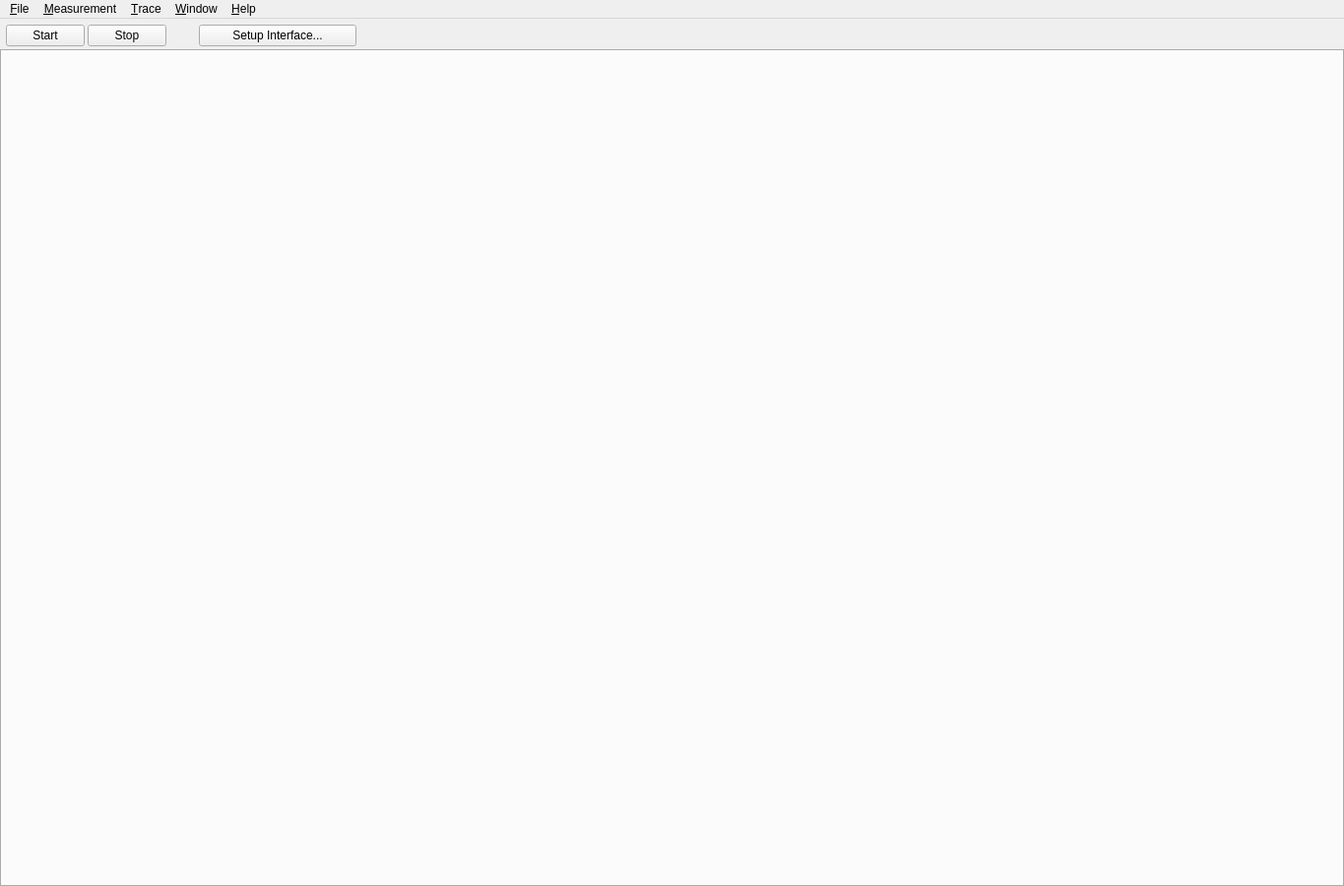
<?xml version="1.0" encoding="UTF-8"?>
<ui version="4.0">
 <class>MainWindow</class>
 <widget class="QMainWindow" name="MainWindow">
  <property name="windowModality">
   <enum>Qt::NonModal</enum>
  </property>
  <property name="geometry">
   <rect>
    <x>0</x>
    <y>0</y>
    <width>1365</width>
    <height>900</height>
   </rect>
  </property>
  <property name="windowTitle">
   <string>CANgaroo</string>
  </property>
  <property name="documentMode">
   <bool>false</bool>
  </property>
  <property name="unifiedTitleAndToolBarOnMac">
   <bool>true</bool>
  </property>
  <widget class="QWidget" name="centralwidget">
   <layout class="QVBoxLayout" name="verticalLayout">
    <property name="spacing">
     <number>3</number>
    </property>
    <property name="leftMargin">
     <number>0</number>
    </property>
    <property name="topMargin">
     <number>0</number>
    </property>
    <property name="rightMargin">
     <number>0</number>
    </property>
    <property name="bottomMargin">
     <number>0</number>
    </property>
    <item>
     <layout class="QHBoxLayout" name="horizontalLayoutControls">
      <property name="leftMargin">
       <number>6</number>
      </property>
      <property name="topMargin">
       <number>6</number>
      </property>
      <property name="rightMargin">
       <number>6</number>
      </property>
      <item>
       <widget class="QPushButton" name="btnStartMeasurement">
        <property name="text">
         <string>Start</string>
        </property>
       </widget>
      </item>
      <item>
       <widget class="QPushButton" name="btnStopMeasurement">
        <property name="text">
         <string>Stop</string>
        </property>
       </widget>
      </item>
      <item>
       <spacer name="horizontalSpacer">
        <property name="orientation">
         <enum>Qt::Horizontal</enum>
        </property>
        <property name="sizeType">
         <enum>QSizePolicy::Fixed</enum>
        </property>
        <property name="sizeHint" stdset="0">
         <size>
          <width>30</width>
          <height>20</height>
         </size>
        </property>
       </spacer>
      </item>
      <item>
       <widget class="QPushButton" name="btnSetupMeasurement">
        <property name="minimumSize">
         <size>
          <width>160</width>
          <height>0</height>
         </size>
        </property>
        <property name="text">
         <string>Setup Interface...</string>
        </property>
       </widget>
      </item>
      <item>
       <spacer name="horizontalSpacer_Controls">
        <property name="orientation">
         <enum>Qt::Horizontal</enum>
        </property>
        <property name="sizeHint" stdset="0">
         <size>
          <width>40</width>
          <height>20</height>
         </size>
        </property>
       </spacer>
      </item>
     </layout>
    </item>
    <item>
     <widget class="QTabWidget" name="mainTabs">
      <property name="autoFillBackground">
       <bool>false</bool>
      </property>
      <property name="tabPosition">
       <enum>QTabWidget::South</enum>
      </property>
      <property name="tabShape">
       <enum>QTabWidget::Rounded</enum>
      </property>
      <property name="currentIndex">
       <number>-1</number>
      </property>
      <property name="elideMode">
       <enum>Qt::ElideNone</enum>
      </property>
      <property name="tabsClosable">
       <bool>false</bool>
      </property>
      <property name="movable">
       <bool>true</bool>
      </property>
     </widget>
    </item>
   </layout>
  </widget>
  <widget class="QMenuBar" name="menubar">
   <property name="geometry">
    <rect>
     <x>0</x>
     <y>0</y>
     <width>1365</width>
     <height>29</height>
    </rect>
   </property>
   <widget class="QMenu" name="menuFile">
    <property name="title">
     <string>&amp;File</string>
    </property>
    <addaction name="action_WorkspaceNew"/>
    <addaction name="separator"/>
    <addaction name="action_WorkspaceOpen"/>
    <addaction name="action_WorkspaceSave"/>
    <addaction name="action_WorkspaceSaveAs"/>
    <addaction name="separator"/>
    <addaction name="actionSettings"/>
    <addaction name="separator"/>
    <addaction name="action_Quit"/>
   </widget>
   <widget class="QMenu" name="menuWindow">
    <property name="title">
     <string>&amp;Window</string>
    </property>
    <widget class="QMenu" name="menu_New">
     <property name="title">
      <string>&amp;New</string>
     </property>
     <addaction name="action_Trace_View"/>
     <addaction name="actionLog_View"/>
     <addaction name="actionGraph_View"/>
     <addaction name="actionCan_Status_View"/>
     <addaction name="actionGraph_View_2"/>
     <addaction name="actionTransmit_View"/>
     <addaction name="actionGenerator_View"/>
     <addaction name="actionScript_View"/>
     <addaction name="actionReplay_View"/>
     <addaction name="actionLin_Control_View"/>
     <addaction name="actionGpio_Control_View"/>
    </widget>
    <addaction name="menu_New"/>
   </widget>
   <widget class="QMenu" name="menuMeasurement">
    <property name="title">
     <string>&amp;Measurement</string>
    </property>
    <widget class="QMenu" name="menuDriver">
     <property name="title">
      <string>Driver</string>
     </property>
     <addaction name="actionCANblaster"/>
     <addaction name="actionTinyCAN"/>
     <addaction name="separator"/>
     <addaction name="actionDownloadZsCanFdDlls"/>
    </widget>
    <addaction name="actionStart_Measurement"/>
    <addaction name="actionStop_Measurement"/>
    <addaction name="separator"/>
    <addaction name="actionSetup"/>
    <addaction name="actionReload_Interfaces"/>
    <addaction name="actionHardware"/>
    <addaction name="menuDriver"/>
   </widget>
   <widget class="QMenu" name="menuHelp">
    <property name="title">
     <string>&amp;Help</string>
    </property>
    <addaction name="actionAbout"/>
   </widget>
   <widget class="QMenu" name="menu_Trace">
    <property name="title">
     <string>&amp;Trace</string>
    </property>
    <addaction name="action_TraceClear"/>
    <addaction name="separator"/>
    <addaction name="actionSave_Trace_to_file"/>
   </widget>
   <addaction name="menuFile"/>
   <addaction name="menuMeasurement"/>
   <addaction name="menu_Trace"/>
   <addaction name="menuWindow"/>
   <addaction name="menuHelp"/>
  </widget>
  <action name="action_Quit">
   <property name="text">
    <string>E&amp;xit</string>
   </property>
   <property name="shortcut">
    <string>Alt+F4</string>
   </property>
  </action>
  <action name="action_Trace_View">
   <property name="text">
    <string>&amp;Trace View</string>
   </property>
   <property name="shortcut">
    <string>Ctrl+Shift+T</string>
   </property>
  </action>
  <action name="actionLog_View">
   <property name="text">
    <string>&amp;Log View</string>
   </property>
   <property name="shortcut">
    <string>Ctrl+Shift+L</string>
   </property>
  </action>
  <action name="actionSetup">
   <property name="text">
    <string>&amp;Setup...</string>
   </property>
   <property name="shortcut">
    <string>Ctrl+Alt+S</string>
   </property>
  </action>
  <action name="actionStart_Measurement">
   <property name="text">
    <string>Star&amp;t Measurement</string>
   </property>
   <property name="shortcut">
    <string>F5</string>
   </property>
  </action>
  <action name="actionStop_Measurement">
   <property name="text">
    <string>Sto&amp;p Measurement</string>
   </property>
   <property name="shortcut">
    <string>Shift+F5</string>
   </property>
  </action>
  <action name="actionReload_Interfaces">
   <property name="text">
    <string>&amp;Reload Interfaces</string>
   </property>
  </action>
  <action name="actionHardware">
   <property name="text">
    <string>&amp;Hardware...</string>
   </property>
   <property name="toolTip">
    <string>Show all available devices with status, version and capabilities</string>
   </property>
  </action>
  <action name="actionAbout">
   <property name="text">
    <string>&amp;About</string>
   </property>
  </action>
  <action name="actionSave_Trace_to_file">
   <property name="text">
    <string>&amp;Save Trace to file...</string>
   </property>
  </action>
  <action name="actionGraph_View">
   <property name="enabled">
    <bool>false</bool>
   </property>
   <property name="text">
    <string>&amp;Graph View</string>
   </property>
   <property name="shortcut">
    <string>Ctrl+Shift+G</string>
   </property>
   <property name="visible">
    <bool>false</bool>
   </property>
  </action>
  <action name="action_WorkspaceNew">
   <property name="text">
    <string>&amp;New Workspace...</string>
   </property>
   <property name="shortcut">
    <string>Ctrl+N</string>
   </property>
  </action>
  <action name="action_WorkspaceSave">
   <property name="text">
    <string>&amp;Save Workspace</string>
   </property>
   <property name="shortcut">
    <string>Ctrl+S</string>
   </property>
  </action>
  <action name="action_WorkspaceSaveAs">
   <property name="text">
    <string>Save Workspace &amp;As...</string>
   </property>
   <property name="shortcut">
    <string>Ctrl+Shift+S</string>
   </property>
  </action>
  <action name="action_WorkspaceOpen">
   <property name="text">
    <string>&amp;Open Workspace...</string>
   </property>
   <property name="shortcut">
    <string>Ctrl+O</string>
   </property>
  </action>
  <action name="action_TraceClear">
   <property name="text">
    <string>&amp;Clear</string>
   </property>
   <property name="shortcut">
    <string>Esc</string>
   </property>
  </action>
  <action name="actionCan_Status_View">
   <property name="text">
    <string>Can &amp;Status View</string>
   </property>
  </action>
  <action name="actionGraph_View_2">
   <property name="text">
    <string>Graph View</string>
   </property>
  </action>
  <action name="actionTransmit_View">
   <property name="text">
    <string>Message View</string>
   </property>
  </action>
  <action name="actionGenerator_View">
   <property name="text">
    <string>Generator View</string>
   </property>
  </action>
  <action name="actionScript_View">
   <property name="text">
    <string>Script View</string>
   </property>
  </action>
  <action name="actionReplay_View">
   <property name="text">
    <string>Replay View</string>
   </property>
  </action>
  <action name="actionLin_Control_View">
   <property name="text">
    <string>LIN Control</string>
   </property>
  </action>
  <action name="actionGpio_Control_View">
   <property name="text">
    <string>GPIO Control</string>
   </property>
  </action>
  <action name="actionRestore_Window">
   <property name="checkable">
    <bool>true</bool>
   </property>
   <property name="text">
    <string>Restore Window on startup</string>
   </property>
   <property name="toolTip">
    <string>Restore Window Position on startup</string>
   </property>
  </action>
  <action name="actionCANblaster">
   <property name="checkable">
    <bool>true</bool>
   </property>
   <property name="text">
    <string>CANblaster</string>
   </property>
  </action>
  <action name="actionTinyCAN">
   <property name="checkable">
    <bool>true</bool>
   </property>
   <property name="text">
    <string>TinyCAN</string>
   </property>
  </action>
  <action name="actionDownloadZsCanFdDlls">
   <property name="text">
    <string>Download ZsCanFd DLLs</string>
   </property>
  </action>
  <action name="actionSettings">
   <property name="text">
    <string>&amp;Settings...</string>
   </property>
  </action>
 </widget>
 <resources/>
 <connections>
  <connection>
   <sender>action_Quit</sender>
   <signal>triggered()</signal>
   <receiver>MainWindow</receiver>
   <slot>close()</slot>
   <hints>
    <hint type="sourcelabel">
     <x>-1</x>
     <y>-1</y>
    </hint>
    <hint type="destinationlabel">
     <x>399</x>
     <y>299</y>
    </hint>
   </hints>
  </connection>
 </connections>
</ui>
